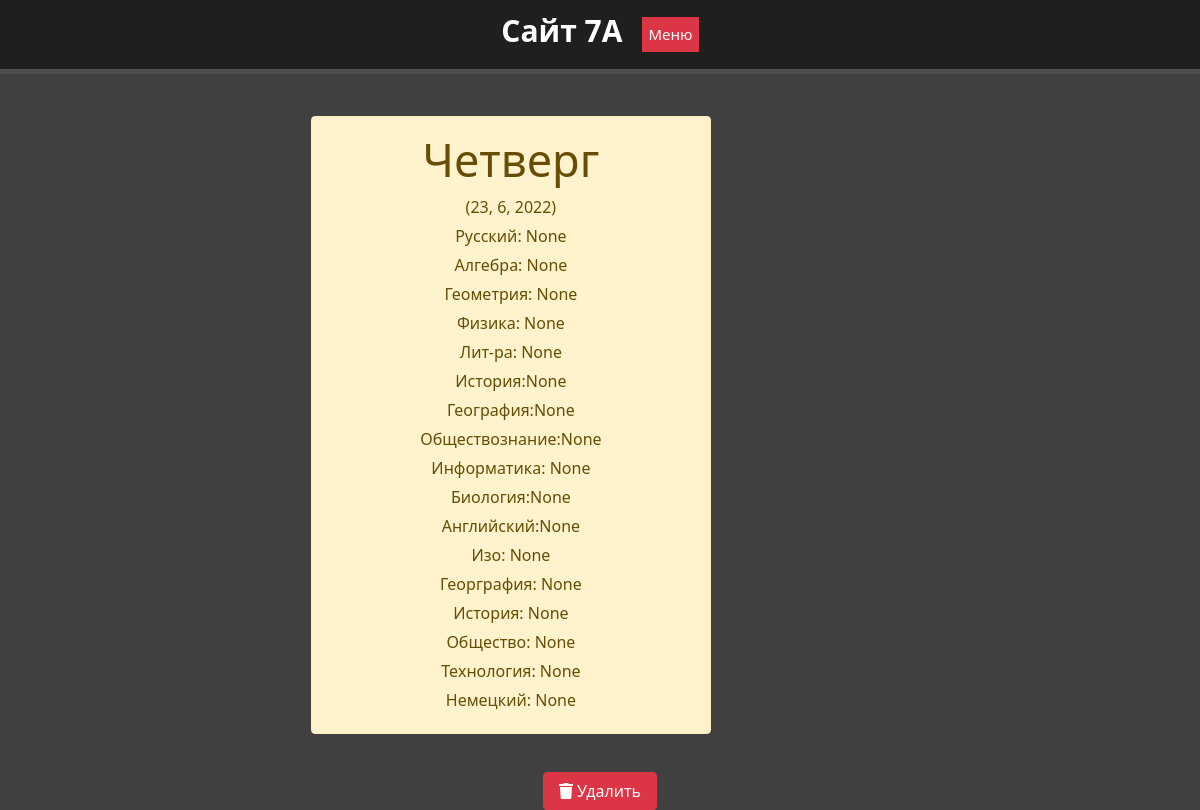
Page /homework/10 on the committed database.
### work/models.py (models this page shows, shortened)
class Work(models.Model):
    day = models.TextField('День недели', max_length=500, default=day1, null=True, blank=True)
    rus = models.TextField('Русский', max_length=500, null=True, blank=True)
    alg = models.TextField('Алгебра', max_length=500, null=True, blank=True)
    geometria = models.TextField('Геометрия', max_length=500, null=True, blank=True)
    fiz = models.TextField('Физика', max_length=500, null=True, blank=True)
    lit = models.TextField('Лит-ра', max_length=500, null=True, blank=True)
    bio = models.TextField('Биология', max_length=500, null=True, blank=True)
    eng = models.TextField('Английский', max_length=500, null=True, blank=True)
    IZO = models.TextField('Изо', max_length=500, null=True, blank=True)
    inf = models.TextField('Информатика', max_length=500, null=True, blank=True)
    geo = models.TextField('География', max_length=500, null=True, blank=True)
    his = models.TextField('История', max_length=500, null=True, blank=True)
    science = models.TextField('Общество', max_length=500, null=True, blank=True)
    teh = models.TextField('Технология', max_length=500, null=True, blank=True)
    deutsch = models.TextField('Немецкий', max_length=500, null=True, blank=True)
    date = models.TextField('Дата', max_length=500, null=True, blank=True, default=time)
    class Meta:
        verbose_name = 'Домашнее задание'
        verbose_name_plural = 'Домашнии задания'

### work/views.py (the view)
# urls.py: path('<int:pk>', views.WorkDetail.as_view(), name='Detail'),
class WorkDetail(DetailView):
    model = Work
    template_name = 'work/details.html'
    context_object_name = 'Work'

### work/templates/work/details.html (shortened to what this page needs)
{% extends "main/layout.html" %}
{% block content %}
    <div class="Work">
        <div class="work alert alert-warning">
           <h1>{{ Work.day }}</h1>
            <p>{{ Work.date }}</p>
            <p>Русский: {{ Work.rus }}</p>
            <p>Алгебра: {{ Work.alg }}</p>
            <p>Геометрия: {{ Work.geometria }}</p>
            <p>Физика: {{ Work.fiz }}</p>
            <p>Лит-ра: {{ Work.lit }}</p>
            <p>История:{{ Work.his }}</p>
            <p>География:{{ Work.geo }}</p>
            <p>Обществознание:{{ Work.science }}</p>
            <p>Информатика: {{ Work.inf }}</p>
            <p>Биология:{{ Work.bio }}</p>
            <p>Английский:{{ Work.eng }} </p>
            <p>Изо: {{ Work.IZO }}</p>
            <p>Георграфия: {{ Work.geo }}</p>
            <p>История: {{ Work.his }}</p>
            <p>Общество: {{ Work.science }}</p>
            <p>Технология: {{ Work.teh }}</p>
            <p>Немецкий: {{ Work.deutsch }}</p>
        </div>
        <a href="{% url 'WorkDelete' Work.id %}"><button class="Work btn btn-danger"><i class="fas fa-trash"></i> Удалить</button></a>
    </div>
{% endblock %}

### main/static/main/css/main.css (style rules this page uses)
body { background: #404040; }
a { color: white; text-decoration: none; }
.alert-warning { float: left; clear: both; width: 400px; margin: 20px 34%; text-align: left; }
.Work .alert-warning { float: left; clear: both; width: 400px; margin: -58px 34%; text-align: center; }
.Work h1 { font-size: 45px }
.Work p { max-width: 700px; margin: 5px auto }
.Work { float: left; color: white; margin-top: 100px; text-align: center; width: 75%; }
button.Work.btn.btn-danger { width: 114px; margin-left: 533px; margin-top: 96px; }

### rows in the picture
Work: day "Четверг", date "(23, 6, 2022)", rus "None", alg "None", geometria "None", fiz "None", lit "None", his "None", geo "None", science "None", inf "None", bio "None", eng "None", IZO "None", teh "None", deutsch "None"
